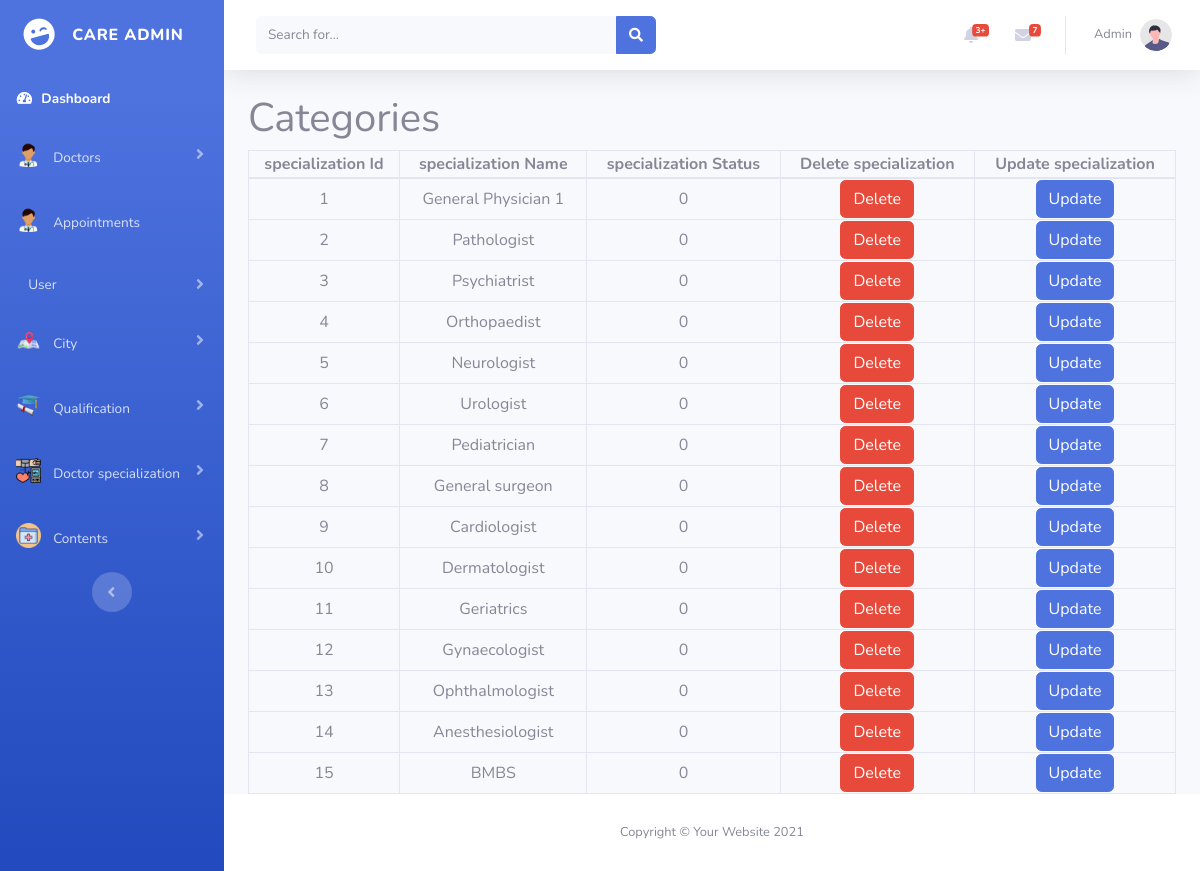
Screenshot of /admin/viewspecialization.php (signed in) with the database file from the repository.
### tables this page shows
CREATE TABLE `specialization` (
  `specialization_id` int(11) NOT NULL,
  `specialization_name` varchar(200) NOT NULL,
  `status` int(11) NOT NULL
);

### admin/viewspecialization.php (the view, shortened to what this page needs)
<?php
include("connection.php");
$select_specialization_query = "SELECT * FROM `specialization`";
$run_select_specialization_query = mysqli_query($connection, $select_specialization_query);
?>
<!DOCTYPE html>
<html lang="en">
<head>
    <link href="vendor/fontawesome-free/css/all.min.css" rel="stylesheet" type="text/css">
    <link href="https://cdn.jsdelivr.net/npm/bootstrap@5.0.2/dist/css/bootstrap.min.css" rel="stylesheet"
>
    <link href="css/sb-admin-2.min.css" rel="stylesheet">
</head>
<body id="page-top">
    <div id="wrapper">
        <?php include 'sidebar.php'; ?>
        <div id="content-wrapper" class="d-flex flex-column">
            <div id="content">
                <?php include 'topbar.php'; ?>
                <div class="container">
                    <h1>Categories</h1>
                    <table class="table-bordered w-100 text-center">
                        <thead>
                            <th>specialization Id</th>
                            <th>specialization Name</th>
                            <th>specialization Status</th>
                            <th>Delete specialization</th>
                            <th>Update specialization</th>
                        </thead>
                        <tbody>
                            <?php while ($row_specialization = mysqli_fetch_array($run_select_specialization_query)) { ?>
                                <tr>
                                    <td>
                                        <?php echo $row_specialization['specialization_id']; ?>
                                    </td>
                                    <td>
                                        <?php echo $row_specialization['specialization_name']; ?>
                                    </td>
                                    <td>
                                        <?php echo $row_specialization['status']; ?>
                                    </td>
                                    <td><a href="delete_specialization.php?cat_id=<?php echo $row_specialization['specialization_id']; ?>"
                                            class="btn btn-danger">Delete</a></td>
                                    <td><a href="update_specialization.php?cat_id=<?php echo $row_specialization['specialization_id']; ?>"
                                            class="btn btn-primary">Update</a></td>
                                </tr>
                            <?php } ?>
                        </tbody>
                    </table>
                </div>
            </div>
            <?php include 'footer.php' ?>
        </div>
    </div>
</body>
</html>

### rows the page displays
specialization: specialization_id "1", specialization_name "General Physician 1", status "0"
specialization: specialization_id "2", specialization_name "Pathologist", status "0"
specialization: specialization_id "3", specialization_name "Psychiatrist", status "0"
specialization: specialization_id "4", specialization_name "Orthopaedist", status "0"
specialization: specialization_id "5", specialization_name "Neurologist", status "0"
specialization: specialization_id "6", specialization_name "Urologist", status "0"
specialization: specialization_id "7", specialization_name "Pediatrician", status "0"
specialization: specialization_id "8", specialization_name "General surgeon", status "0"
specialization: specialization_id "9", specialization_name "Cardiologist", status "0"
specialization: specialization_id "10", specialization_name "Dermatologist", status "0"
specialization: specialization_id "11", specialization_name "Geriatrics", status "0"
specialization: specialization_id "12", specialization_name "Gynaecologist", status "0"
specialization: specialization_id "13", specialization_name "Ophthalmologist", status "0"
specialization: specialization_id "14", specialization_name "Anesthesiologist", status "0"
specialization: specialization_id "15", specialization_name "BMBS", status "0"
